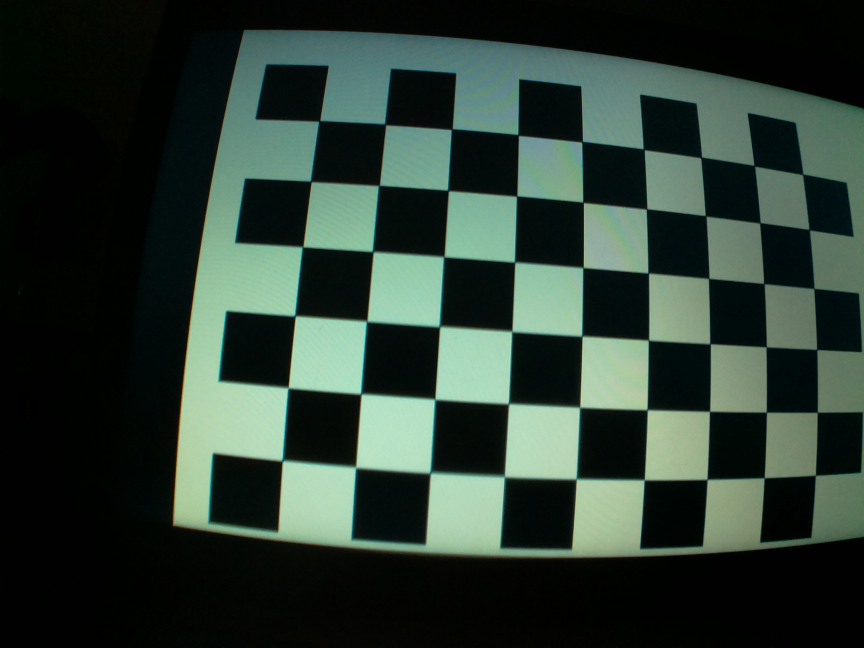
#> input picture main/PC/calib_imgs/calibration1.jpg, 2592 x 1944 px (shown at 1/3 size)
$ python opencv_test.py
#> lines starting #> are read from the running program, lines starting #| are printed output that depends on the picture; after the words box and inside, x2 and y2 are one past the last pixel; in counts of white or black regions, pixels touching at a corner belong together
import cv2
import numpy as np
import matplotlib.pyplot as plt
import glob

def camera_calibration(cal_path, debug=False):
    '''
    this routine performs camera calibration
    it returns `mtx` and `dist` needed to
    undistort images taken from this camera
    '''
#> called with cal_path = './calib_imgs/calibration*.jpg', debug = True
    # list all calibration images paths
    cal_images_names = glob.glob(cal_path)

    # chessboard-specific parameters
    nx = 9
    ny = 6

    # code below is based on classroom example
    objpoints = [] # 3D points
    imgpoints = [] # 2D points

    # (x,y,z): (0,0,0), (1,0,0), etc
    objp = np.zeros((nx * ny,3), np.float32)
    objp[:,:2] = np.mgrid[0:nx,0:ny].T.reshape(-1,2) # x, y coordinates, z stays 0

    for fname in cal_images_names:
        # read in image
        img = cv2.imread(fname)
#> img is the input picture: shape (1944, 2592, 3); mean B, G, R 51.6, 61, 45.4
        img = cv2.resize(img, (640, 480), interpolation= cv2.INTER_LINEAR)
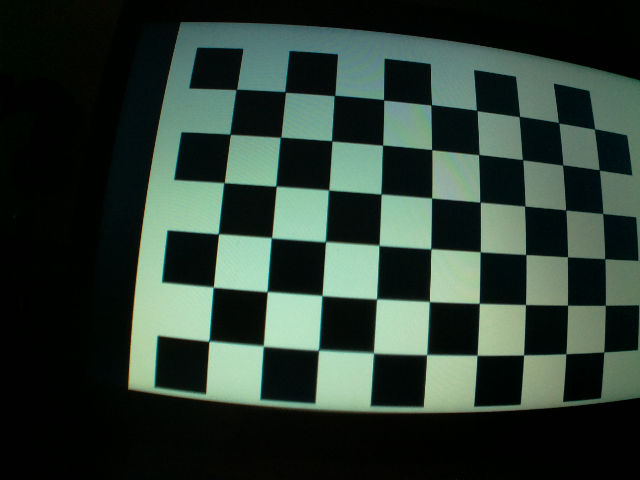
#> img: shape (480, 640, 3); mean B, G, R 51.5, 60.9, 45.4

        # convert to grayscale
        gray = cv2.cvtColor(img, cv2.COLOR_BGR2GRAY)
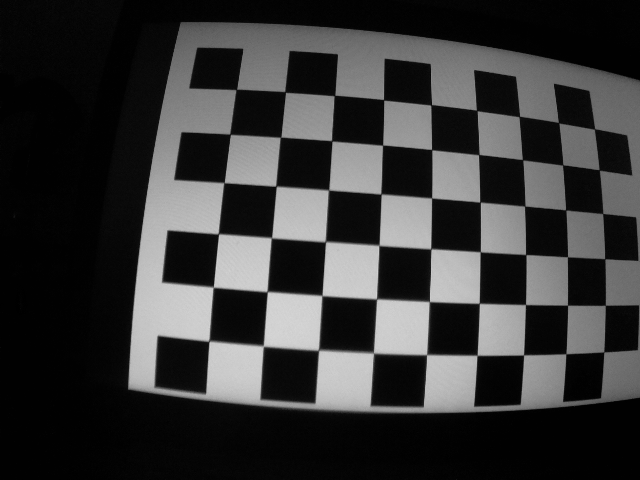
#> gray: shape (480, 640); min 0, max 215, mean 55.2

        # find chessboard corners
        ret, corners = cv2.findChessboardCorners(gray, (nx, ny), None)
#> ret = True; corners = 54 rows, first 8: [236, 89.87], [285.1, 92.17], [334.5, 95.57], [383.6, 100.3], [431.1, 105], [477.3, 111], [519.3, 115.9], [558, 121.8]

        # in case chessboard was found successfully
        # it skips 3 images that do not show full chessboard (1, 4 and 5)
        if ret == True:
            # image points will be different for each calibration image
            imgpoints.append(corners)
            # object points are the same for all calibration images
            objpoints.append(objp)

            # Draw and display the corners
            cv2.drawChessboardCorners(img, (nx, ny), corners, ret)
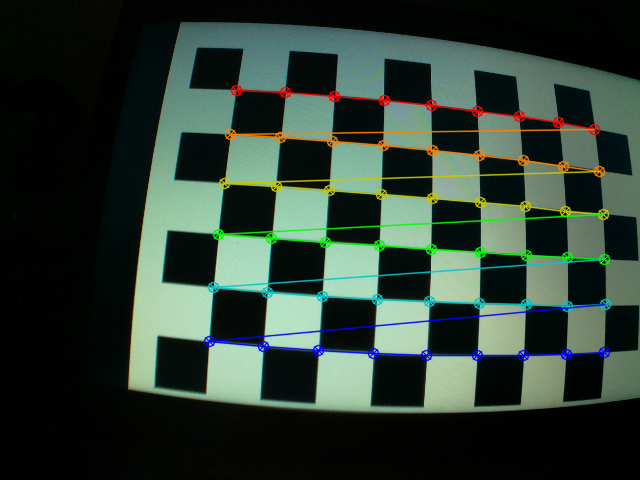
#> img: shape (480, 640, 3); 5.44% of pixels changed, all inside (x1, y1, x2, y2) = (203, 84, 612, 362)
            if debug:
                plt.figure(figsize=(15,10))
                plt.imshow(img)
#> pass 2 of the loop in camera_calibration, `for fname in cal_images_names:`:
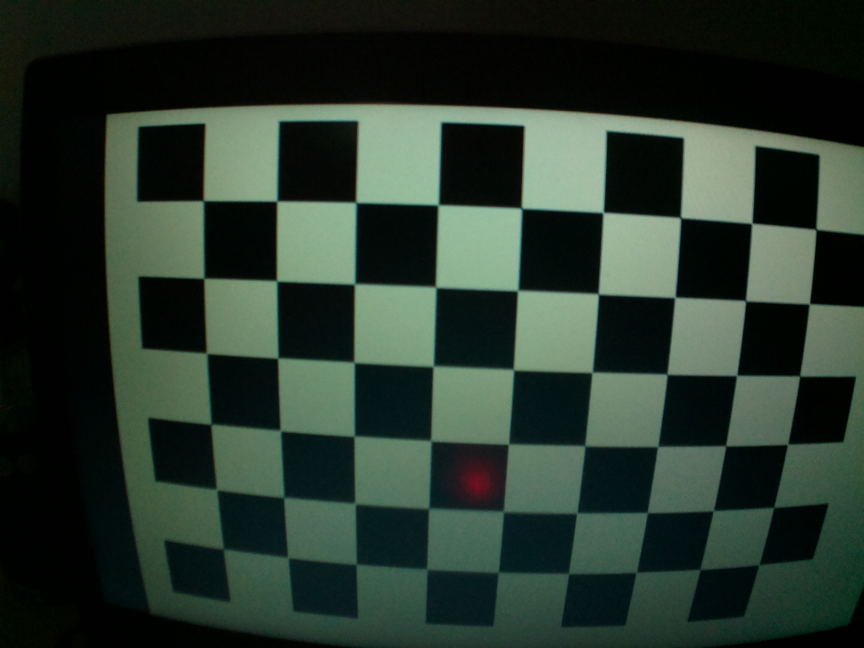
#> input picture main/PC/calib_imgs/calibration10.jpg, 2592 x 1944 px (shown at 1/3 size)
#> in camera_calibration, img is the input picture: shape (1944, 2592, 3); mean B, G, R 45.6, 56.2, 41.7
#> in camera_calibration, `gray = cv2.cvtColor(img, cv2.COLOR_BGR2GRAY)`:
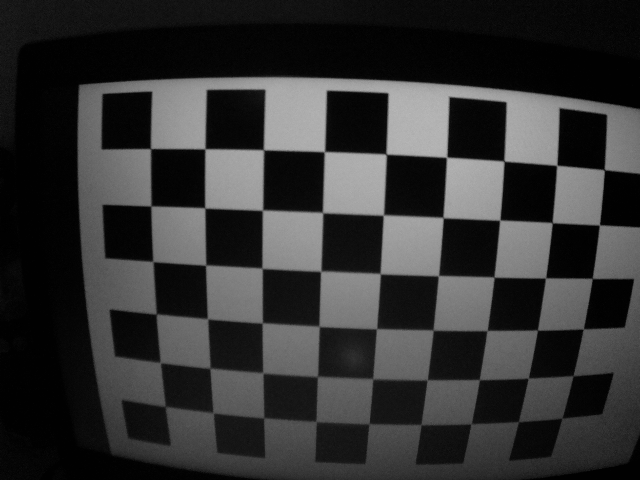
#> gray: shape (480, 640); min 0, max 185, mean 50.6
#> corners = 54 rows, first 8: [150.6, 148.6], [204.5, 149.2], [263.3, 149.7], [324.1, 151.9], [386.5, 154.6], [446.6, 157.2], [504.4, 161.5], [556.6, 165.5]
#> in camera_calibration, `cv2.drawChessboardCorners(img, (nx, ny), corners, ret)`:
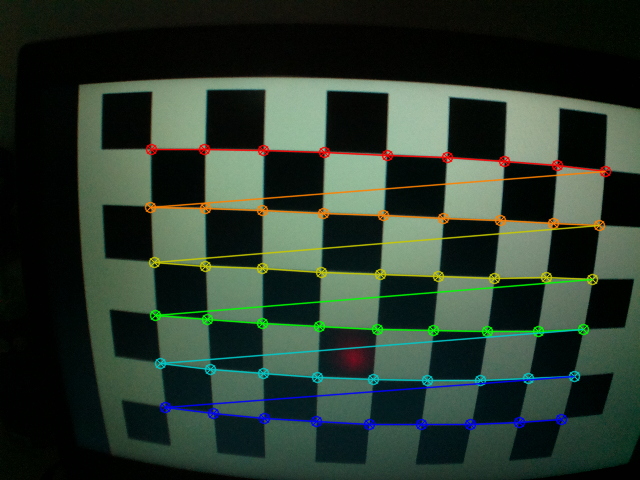
#> img: shape (480, 640, 3); mean B, G, R 45.8, 57.8, 43.3
#> pass 3 of the loop in camera_calibration, `for fname in cal_images_names:`:
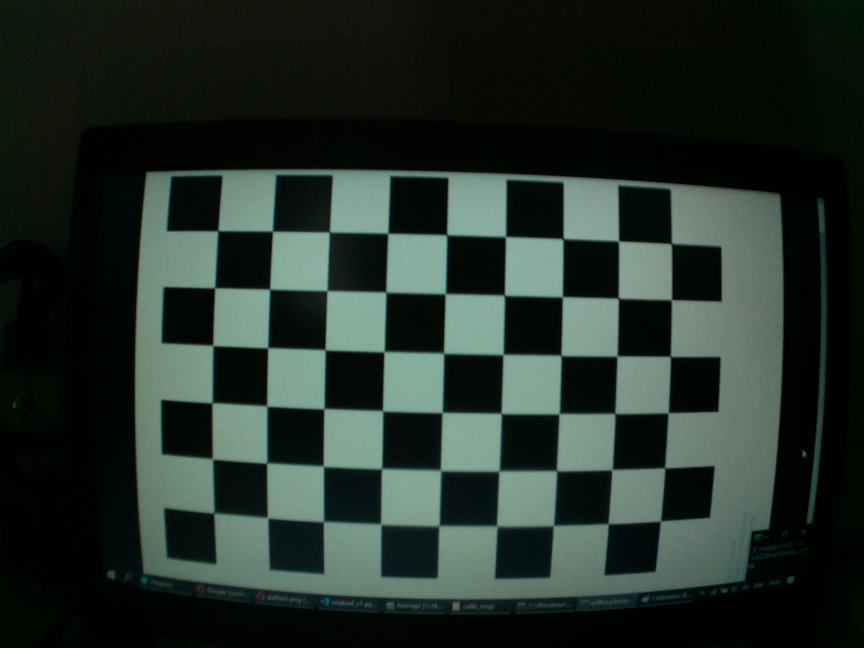
#> input picture main/PC/calib_imgs/calibration11.jpg, 2592 x 1944 px (shown at 1/3 size)
#> in camera_calibration, img is the input picture: shape (1944, 2592, 3); mean B, G, R 42.1, 48.8, 36.8
#> in camera_calibration, `gray = cv2.cvtColor(img, cv2.COLOR_BGR2GRAY)`:
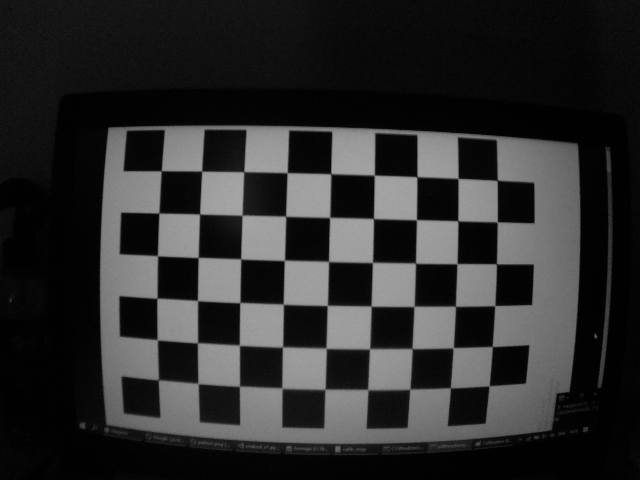
#> gray: shape (480, 640); min 0, max 168, mean 44.3
#> corners = 54 rows, first 8: [161.2, 170.7], [201.6, 171.1], [243.7, 171.6], [286.9, 172.7], [330.6, 173.7], [374, 175.2], [416.8, 176.6], [458, 178.5]
#> in camera_calibration, `cv2.drawChessboardCorners(img, (nx, ny), corners, ret)`:
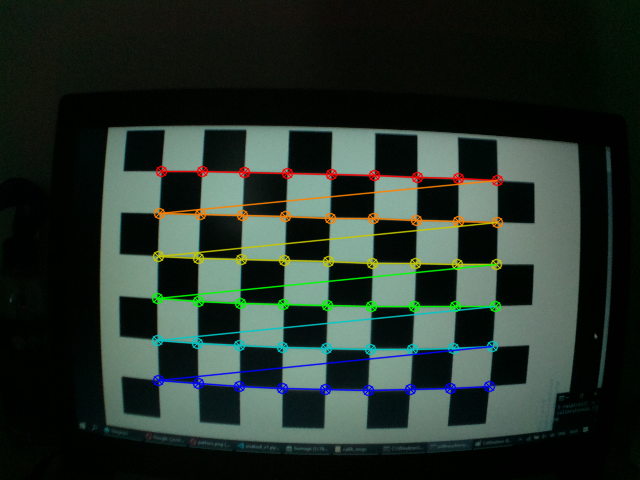
#> img: shape (480, 640, 3); mean B, G, R 41.9, 49.8, 37.8

    # calibration parameters calculation
    ret, mtx, dist, rvecs, tvecs = cv2.calibrateCamera(objpoints,
                                                       imgpoints,
                                                       gray.shape[::-1],
                                                       None, None)
#> ret = 0.394; mtx = [[530.8, 0, 324.7], [0, 530.6, 225.5], [0, 0, 1]]; dist = [[-0.385, 0.202, -0.000816, -0.00204, -0.0918]]; rvecs = ([-0.222, -0.0377, 0.0665], [0.192, 0.0546, 0.0367], [-0.0432, -0.0149, 0.0254]); tvecs = ([-1.8, -2.76, 10.4], [-3, -1.32, 8.67], [-3.86, -1.29, 12.02])

    # will only use `mtx` and `dist` in this project, hence return
    return mtx, dist

mtx, dist = camera_calibration('./calib_imgs/calibration*.jpg',debug = True)
#> mtx = [[530.8, 0, 324.7], [0, 530.6, 225.5], [0, 0, 1]]; dist = [[-0.385, 0.202, -0.000816, -0.00204, -0.0918]]

camera = cv2.VideoCapture(-1)
camera.set(3, 640)
camera.set(4, 480)

while(camera.isOpened()):
    success, image = camera.read()
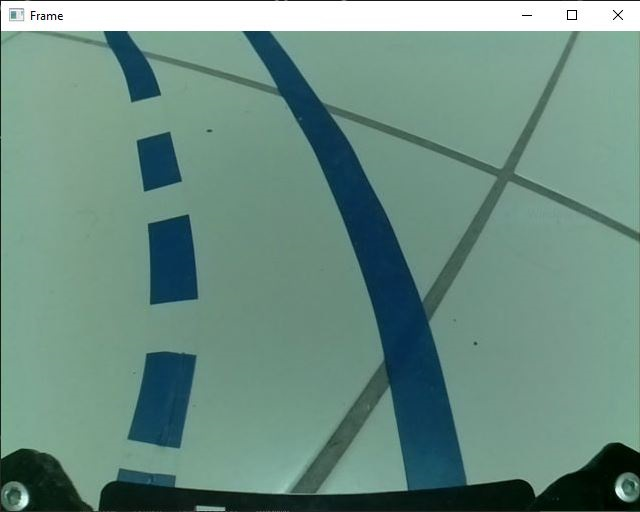
#> input picture Gallery/LaneDetection_Images/1Frame.JPG, 640 x 512 px, given in place of the camera
#> image is the input picture: shape (512, 640, 3); mean B, G, R 130.1, 141.2, 107.6
    if (success is not True):
        print("No frame detected")

    # cv2.imshow('Distorted Image', image)

    undistorted_img = cv2.undistort(image, mtx, dist, None, mtx)
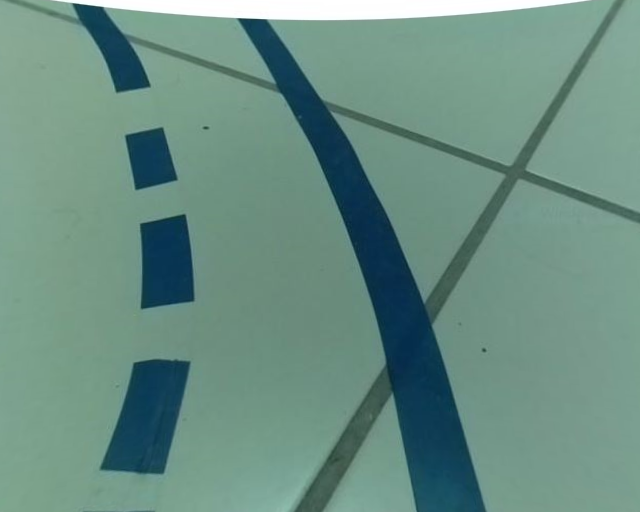
#> undistorted_img: shape (512, 640, 3); mean B, G, R 131.1, 142.4, 106.5
    cv2.imshow('Undistorted Image', undistorted_img)

    if cv2.waitKey(1) & 0xFF == ord('q'):
#> (key q is pressed here)
        break

cv2.destroyAllWindows()
